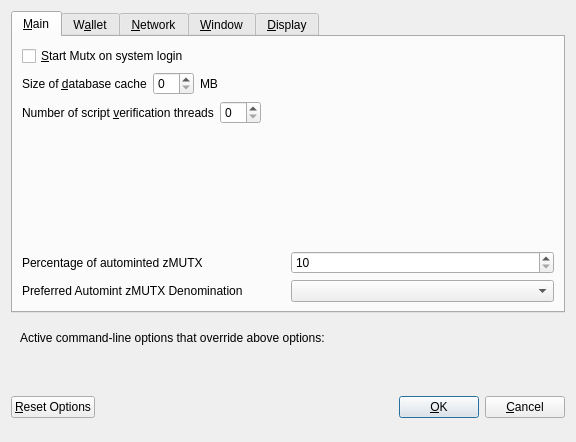
<?xml version="1.0" encoding="UTF-8"?>
<ui version="4.0">
 <class>OptionsDialog</class>
 <widget class="QDialog" name="OptionsDialog">
  <property name="geometry">
   <rect>
    <x>0</x>
    <y>0</y>
    <width>576</width>
    <height>442</height>
   </rect>
  </property>
  <property name="windowTitle">
   <string>Options</string>
  </property>
  <property name="modal">
   <bool>true</bool>
  </property>
  <layout class="QVBoxLayout" name="verticalLayout">
   <item>
    <widget class="QTabWidget" name="tabWidget">
     <property name="currentIndex">
      <number>0</number>
     </property>
     <widget class="QWidget" name="tabMain">
      <attribute name="title">
       <string>&amp;Main</string>
      </attribute>
      <layout class="QVBoxLayout" name="verticalLayout_Main">
       <item>
        <widget class="QCheckBox" name="bitcoinAtStartup">
         <property name="toolTip">
          <string>Automatically start Mutx after logging in to the system.</string>
         </property>
         <property name="text">
          <string>&amp;Start Mutx on system login</string>
         </property>
        </widget>
       </item>
       <item>
        <layout class="QHBoxLayout" name="horizontalLayout_2_Main">
         <item>
          <widget class="QLabel" name="databaseCacheLabel">
           <property name="text">
            <string>Size of &amp;database cache</string>
           </property>
           <property name="textFormat">
            <enum>Qt::PlainText</enum>
           </property>
           <property name="buddy">
            <cstring>databaseCache</cstring>
           </property>
          </widget>
         </item>
         <item>
          <widget class="QSpinBox" name="databaseCache"/>
         </item>
         <item>
          <widget class="QLabel" name="databaseCacheUnitLabel">
           <property name="text">
            <string>MB</string>
           </property>
           <property name="textFormat">
            <enum>Qt::PlainText</enum>
           </property>
          </widget>
         </item>
         <item>
          <spacer name="horizontalSpacer_2_Main">
           <property name="orientation">
            <enum>Qt::Horizontal</enum>
           </property>
           <property name="sizeHint" stdset="0">
            <size>
             <width>40</width>
             <height>20</height>
            </size>
           </property>
          </spacer>
         </item>
        </layout>
       </item>
       <item>
        <layout class="QHBoxLayout" name="horizontalLayout_3_Main">
         <item>
          <widget class="QLabel" name="threadsScriptVerifLabel">
           <property name="text">
            <string>Number of script &amp;verification threads</string>
           </property>
           <property name="textFormat">
            <enum>Qt::PlainText</enum>
           </property>
           <property name="buddy">
            <cstring>threadsScriptVerif</cstring>
           </property>
          </widget>
         </item>
         <item>
          <widget class="QSpinBox" name="threadsScriptVerif">
           <property name="toolTip">
            <string>(0 = auto, &lt;0 = leave that many cores free)</string>
           </property>
          </widget>
         </item>
         <item>
          <spacer name="horizontalSpacer_3_Main">
           <property name="orientation">
            <enum>Qt::Horizontal</enum>
           </property>
           <property name="sizeHint" stdset="0">
            <size>
             <width>40</width>
             <height>20</height>
            </size>
           </property>
          </spacer>
         </item>
        </layout>
       </item>
       <item>
        <spacer name="verticalSpacer_2">
         <property name="orientation">
          <enum>Qt::Vertical</enum>
         </property>
         <property name="sizeHint" stdset="0">
          <size>
           <width>20</width>
           <height>40</height>
          </size>
         </property>
        </spacer>
       </item>
       <item>
        <layout class="QHBoxLayout" name="horizontalLayout_3">
         <item>
          <widget class="QLabel" name="percentage_label">
           <property name="toolTip">
            <string>Percentage of incoming MUTX which get automatically converted to zMUTX via Zerocoin Protocol (min: 10%)</string>
           </property>
           <property name="text">
            <string>Percentage of autominted zMUTX</string>
           </property>
          </widget>
         </item>
         <item>
          <widget class="QSpinBox" name="zeromintPercentage">
           <property name="minimum">
            <number>10</number>
           </property>
           <property name="maximum">
            <number>100</number>
           </property>
          </widget>
         </item>
        </layout>
       </item>
       <item>
        <layout class="QHBoxLayout" name="horizontalLayout" stretch="0,0">
         <property name="sizeConstraint">
          <enum>QLayout::SetFixedSize</enum>
         </property>
         <item>
          <widget class="QLabel" name="labelPreferredDenom">
           <property name="maximumSize">
            <size>
             <width>16777215</width>
             <height>16777215</height>
            </size>
           </property>
           <property name="toolTip">
            <string>Wait with automatic conversion to Zerocoin until enough MUTX for this denomination is available</string>
           </property>
           <property name="text">
            <string>Preferred Automint zMUTX Denomination</string>
           </property>
          </widget>
         </item>
         <item>
          <widget class="QComboBox" name="preferredDenom">
           <property name="maximumSize">
            <size>
             <width>16777215</width>
             <height>27</height>
            </size>
           </property>
           <property name="toolTip">
            <string>Wait with automatic conversion to Zerocoin until enough MUTX for this denomination is available</string>
           </property>
           <property name="maxVisibleItems">
            <number>9</number>
           </property>
           <property name="maxCount">
            <number>9</number>
           </property>
          </widget>
         </item>
        </layout>
       </item>
      </layout>
     </widget>
     <widget class="QWidget" name="tabWallet">
      <attribute name="title">
       <string>W&amp;allet</string>
      </attribute>
      <layout class="QVBoxLayout" name="verticalLayout_Wallet">
       <item>
        <widget class="QGroupBox" name="groupBox">
         <property name="title">
          <string>Expert</string>
         </property>
         <layout class="QVBoxLayout" name="verticalLayout_2">
          <item>
           <widget class="QCheckBox" name="coinControlFeatures">
            <property name="toolTip">
             <string>Whether to show coin control features or not.</string>
            </property>
            <property name="text">
             <string>Enable coin &amp;control features</string>
            </property>
           </widget>
          </item>
          <item>
           <widget class="QCheckBox" name="showMasternodesTab">
            <property name="toolTip">
             <string>Show additional tab listing all your masternodes in first sub-tab&lt;br/&gt;and all masternodes on the network in second sub-tab.</string>
            </property>
            <property name="text">
             <string>Show Masternodes Tab</string>
            </property>
           </widget>
          </item>
          <item>
           <widget class="QCheckBox" name="spendZeroConfChange">
            <property name="toolTip">
             <string>If you disable the spending of unconfirmed change, the change from a transaction&lt;br/&gt;cannot be used until that transaction has at least one confirmation.&lt;br/&gt;This also affects how your balance is computed.</string>
            </property>
            <property name="text">
             <string>&amp;Spend unconfirmed change</string>
            </property>
           </widget>
          </item>
         </layout>
        </widget>
       </item>
       <item>
        <spacer name="verticalSpacer_Wallet">
         <property name="orientation">
          <enum>Qt::Vertical</enum>
         </property>
         <property name="sizeHint" stdset="0">
          <size>
           <width>20</width>
           <height>40</height>
          </size>
         </property>
        </spacer>
       </item>
      </layout>
     </widget>
     <widget class="QWidget" name="tabNetwork">
      <attribute name="title">
       <string>&amp;Network</string>
      </attribute>
      <layout class="QVBoxLayout" name="verticalLayout_Network">
       <item>
        <widget class="QCheckBox" name="mapPortUpnp">
         <property name="toolTip">
          <string>Automatically open the Mutx client port on the router. This only works when your router supports UPnP and it is enabled.</string>
         </property>
         <property name="text">
          <string>Map port using &amp;UPnP</string>
         </property>
        </widget>
       </item>
       <item>
        <widget class="QCheckBox" name="allowIncoming">
         <property name="toolTip">
          <string>Accept connections from outside</string>
         </property>
         <property name="text">
          <string>Allow incoming connections</string>
         </property>
        </widget>
       </item>
       <item>
        <widget class="QCheckBox" name="connectSocks">
         <property name="toolTip">
          <string>Connect to the Mutx network through a SOCKS5 proxy.</string>
         </property>
         <property name="text">
          <string>&amp;Connect through SOCKS5 proxy (default proxy):</string>
         </property>
        </widget>
       </item>
       <item>
        <layout class="QHBoxLayout" name="horizontalLayout_1_Network">
         <item>
          <widget class="QLabel" name="proxyIpLabel">
           <property name="text">
            <string>Proxy &amp;IP:</string>
           </property>
           <property name="textFormat">
            <enum>Qt::PlainText</enum>
           </property>
           <property name="buddy">
            <cstring>proxyIp</cstring>
           </property>
          </widget>
         </item>
         <item>
          <widget class="QValidatedLineEdit" name="proxyIp">
           <property name="minimumSize">
            <size>
             <width>140</width>
             <height>0</height>
            </size>
           </property>
           <property name="maximumSize">
            <size>
             <width>140</width>
             <height>16777215</height>
            </size>
           </property>
           <property name="toolTip">
            <string>IP address of the proxy (e.g. IPv4: 127.0.0.1 / IPv6: ::1)</string>
           </property>
          </widget>
         </item>
         <item>
          <widget class="QLabel" name="proxyPortLabel">
           <property name="text">
            <string>&amp;Port:</string>
           </property>
           <property name="textFormat">
            <enum>Qt::PlainText</enum>
           </property>
           <property name="buddy">
            <cstring>proxyPort</cstring>
           </property>
          </widget>
         </item>
         <item>
          <widget class="QLineEdit" name="proxyPort">
           <property name="minimumSize">
            <size>
             <width>55</width>
             <height>0</height>
            </size>
           </property>
           <property name="maximumSize">
            <size>
             <width>55</width>
             <height>16777215</height>
            </size>
           </property>
           <property name="toolTip">
            <string>Port of the proxy (e.g. 9050)</string>
           </property>
          </widget>
         </item>
         <item>
          <spacer name="horizontalSpacer_1_Network">
           <property name="orientation">
            <enum>Qt::Horizontal</enum>
           </property>
           <property name="sizeHint" stdset="0">
            <size>
             <width>40</width>
             <height>20</height>
            </size>
           </property>
          </spacer>
         </item>
        </layout>
       </item>
       <item>
        <spacer name="verticalSpacer_Network">
         <property name="orientation">
          <enum>Qt::Vertical</enum>
         </property>
         <property name="sizeHint" stdset="0">
          <size>
           <width>20</width>
           <height>40</height>
          </size>
         </property>
        </spacer>
       </item>
      </layout>
     </widget>
     <widget class="QWidget" name="tabWindow">
      <attribute name="title">
       <string>&amp;Window</string>
      </attribute>
      <layout class="QVBoxLayout" name="verticalLayout_Window">
       <item>
        <widget class="QCheckBox" name="minimizeToTray">
         <property name="toolTip">
          <string>Show only a tray icon after minimizing the window.</string>
         </property>
         <property name="text">
          <string>&amp;Minimize to the tray instead of the taskbar</string>
         </property>
        </widget>
       </item>
       <item>
        <widget class="QCheckBox" name="minimizeOnClose">
         <property name="toolTip">
          <string>Minimize instead of exit the application when the window is closed. When this option is enabled, the application will be closed only after selecting Quit in the menu.</string>
         </property>
         <property name="text">
          <string>M&amp;inimize on close</string>
         </property>
        </widget>
       </item>
       <item>
        <spacer name="verticalSpacer_Window">
         <property name="orientation">
          <enum>Qt::Vertical</enum>
         </property>
         <property name="sizeHint" stdset="0">
          <size>
           <width>20</width>
           <height>40</height>
          </size>
         </property>
        </spacer>
       </item>
      </layout>
     </widget>
     <widget class="QWidget" name="tabDisplay">
      <attribute name="title">
       <string>&amp;Display</string>
      </attribute>
      <layout class="QVBoxLayout" name="verticalLayout_Display">
       <item>
        <layout class="QHBoxLayout" name="horizontalLayout_1_Display">
         <item>
          <widget class="QLabel" name="langLabel">
           <property name="text">
            <string>User Interface &amp;language:</string>
           </property>
           <property name="textFormat">
            <enum>Qt::PlainText</enum>
           </property>
           <property name="buddy">
            <cstring>lang</cstring>
           </property>
          </widget>
         </item>
         <item>
          <widget class="QValueComboBox" name="lang">
           <property name="toolTip">
            <string>The user interface language can be set here. This setting will take effect after restarting Mutx.</string>
           </property>
          </widget>
         </item>
        </layout>
       </item>
       <item>
        <widget class="QLabel" name="label_3">
         <property name="toolTip">
          <string notr="true"/>
         </property>
         <property name="statusTip">
          <string notr="true"/>
         </property>
         <property name="whatsThis">
          <string notr="true"/>
         </property>
         <property name="accessibleName">
          <string notr="true"/>
         </property>
         <property name="text">
          <string>Language missing or translation incomplete? Help contributing translations here:
https://www.transifex.com/mutx-project/mutx-project-translations</string>
         </property>
         <property name="wordWrap">
          <bool>true</bool>
         </property>
         <property name="openExternalLinks">
          <bool>true</bool>
         </property>
         <property name="textInteractionFlags">
          <set>Qt::TextBrowserInteraction</set>
         </property>
        </widget>
       </item>
       <item>
        <layout class="QHBoxLayout" name="horizontalLayout_4_Display" stretch="0,0">
         <item>
          <widget class="QLabel" name="themeLabel">
           <property name="text">
            <string>User Interface Theme:</string>
           </property>
          </widget>
         </item>
         <item>
          <widget class="QValueComboBox" name="theme"/>
         </item>
        </layout>
       </item>
       <item>
        <widget class="Line" name="line">
         <property name="orientation">
          <enum>Qt::Horizontal</enum>
         </property>
        </widget>
       </item>
       <item>
        <layout class="QHBoxLayout" name="horizontalLayout_2_Display">
         <item>
          <widget class="QLabel" name="unitLabel">
           <property name="text">
            <string>&amp;Unit to show amounts in:</string>
           </property>
           <property name="textFormat">
            <enum>Qt::PlainText</enum>
           </property>
           <property name="buddy">
            <cstring>unit</cstring>
           </property>
          </widget>
         </item>
         <item>
          <widget class="QValueComboBox" name="unit">
           <property name="toolTip">
            <string>Choose the default subdivision unit to show in the interface and when sending coins.</string>
           </property>
          </widget>
         </item>
        </layout>
       </item>
       <item>
        <layout class="QHBoxLayout" name="horizontalLayout_5_Display">
         <item>
          <widget class="QLabel" name="digitsLabel">
           <property name="text">
            <string>Decimal digits</string>
           </property>
          </widget>
         </item>
         <item>
          <widget class="QValueComboBox" name="digits"/>
         </item>
        </layout>
       </item>
       <item>
        <layout class="QHBoxLayout" name="horizontalLayout_3_Display">
         <item>
          <widget class="QLabel" name="thirdPartyTxUrlsLabel">
           <property name="toolTip">
            <string>Third party URLs (e.g. a block explorer) that appear in the transactions tab as context menu items. %s in the URL is replaced by transaction hash. Multiple URLs are separated by vertical bar |.</string>
           </property>
           <property name="text">
            <string>Third party transaction URLs</string>
           </property>
           <property name="buddy">
            <cstring>thirdPartyTxUrls</cstring>
           </property>
          </widget>
         </item>
         <item>
          <widget class="QLineEdit" name="thirdPartyTxUrls">
           <property name="toolTip">
            <string>Third party URLs (e.g. a block explorer) that appear in the transactions tab as context menu items. %s in the URL is replaced by transaction hash. Multiple URLs are separated by vertical bar |.</string>
           </property>
          </widget>
         </item>
        </layout>
       </item>
       <item>
        <spacer name="verticalSpacer">
         <property name="orientation">
          <enum>Qt::Vertical</enum>
         </property>
         <property name="sizeHint" stdset="0">
          <size>
           <width>20</width>
           <height>40</height>
          </size>
         </property>
        </spacer>
       </item>
      </layout>
     </widget>
    </widget>
   </item>
   <item>
    <widget class="QFrame" name="frame">
     <layout class="QVBoxLayout" name="verticalLayout_Bottom">
      <item>
       <layout class="QHBoxLayout" name="horizontalLayout_Bottom">
        <item>
         <widget class="QLabel" name="overriddenByCommandLineInfoLabel">
          <property name="text">
           <string>Active command-line options that override above options:</string>
          </property>
          <property name="textFormat">
           <enum>Qt::PlainText</enum>
          </property>
         </widget>
        </item>
        <item>
         <spacer name="horizontalSpacer_Bottom">
          <property name="orientation">
           <enum>Qt::Horizontal</enum>
          </property>
          <property name="sizeHint" stdset="0">
           <size>
            <width>40</width>
            <height>20</height>
           </size>
          </property>
         </spacer>
        </item>
       </layout>
      </item>
      <item>
       <widget class="QLabel" name="overriddenByCommandLineLabel">
        <property name="text">
         <string/>
        </property>
        <property name="textFormat">
         <enum>Qt::PlainText</enum>
        </property>
        <property name="wordWrap">
         <bool>true</bool>
        </property>
       </widget>
      </item>
     </layout>
    </widget>
   </item>
   <item>
    <layout class="QHBoxLayout" name="horizontalLayout_Buttons">
     <item>
      <widget class="QPushButton" name="resetButton">
       <property name="toolTip">
        <string>Reset all client options to default.</string>
       </property>
       <property name="text">
        <string>&amp;Reset Options</string>
       </property>
       <property name="autoDefault">
        <bool>false</bool>
       </property>
      </widget>
     </item>
     <item>
      <spacer name="horizontalSpacer_1">
       <property name="orientation">
        <enum>Qt::Horizontal</enum>
       </property>
       <property name="sizeHint" stdset="0">
        <size>
         <width>40</width>
         <height>48</height>
        </size>
       </property>
      </spacer>
     </item>
     <item>
      <widget class="QLabel" name="statusLabel">
       <property name="minimumSize">
        <size>
         <width>200</width>
         <height>0</height>
        </size>
       </property>
       <property name="font">
        <font>
         <weight>75</weight>
         <bold>true</bold>
        </font>
       </property>
       <property name="text">
        <string/>
       </property>
       <property name="textFormat">
        <enum>Qt::PlainText</enum>
       </property>
       <property name="wordWrap">
        <bool>true</bool>
       </property>
      </widget>
     </item>
     <item>
      <spacer name="horizontalSpacer_2">
       <property name="orientation">
        <enum>Qt::Horizontal</enum>
       </property>
       <property name="sizeHint" stdset="0">
        <size>
         <width>40</width>
         <height>48</height>
        </size>
       </property>
      </spacer>
     </item>
     <item>
      <widget class="QPushButton" name="okButton">
       <property name="text">
        <string>&amp;OK</string>
       </property>
       <property name="autoDefault">
        <bool>false</bool>
       </property>
       <property name="default">
        <bool>true</bool>
       </property>
      </widget>
     </item>
     <item>
      <widget class="QPushButton" name="cancelButton">
       <property name="text">
        <string>&amp;Cancel</string>
       </property>
       <property name="autoDefault">
        <bool>false</bool>
       </property>
      </widget>
     </item>
    </layout>
   </item>
  </layout>
 </widget>
 <customwidgets>
  <customwidget>
   <class>QValidatedLineEdit</class>
   <extends>QLineEdit</extends>
   <header>qvalidatedlineedit.h</header>
  </customwidget>
  <customwidget>
   <class>QValueComboBox</class>
   <extends>QComboBox</extends>
   <header>qvaluecombobox.h</header>
  </customwidget>
 </customwidgets>
 <resources/>
 <connections/>
</ui>
